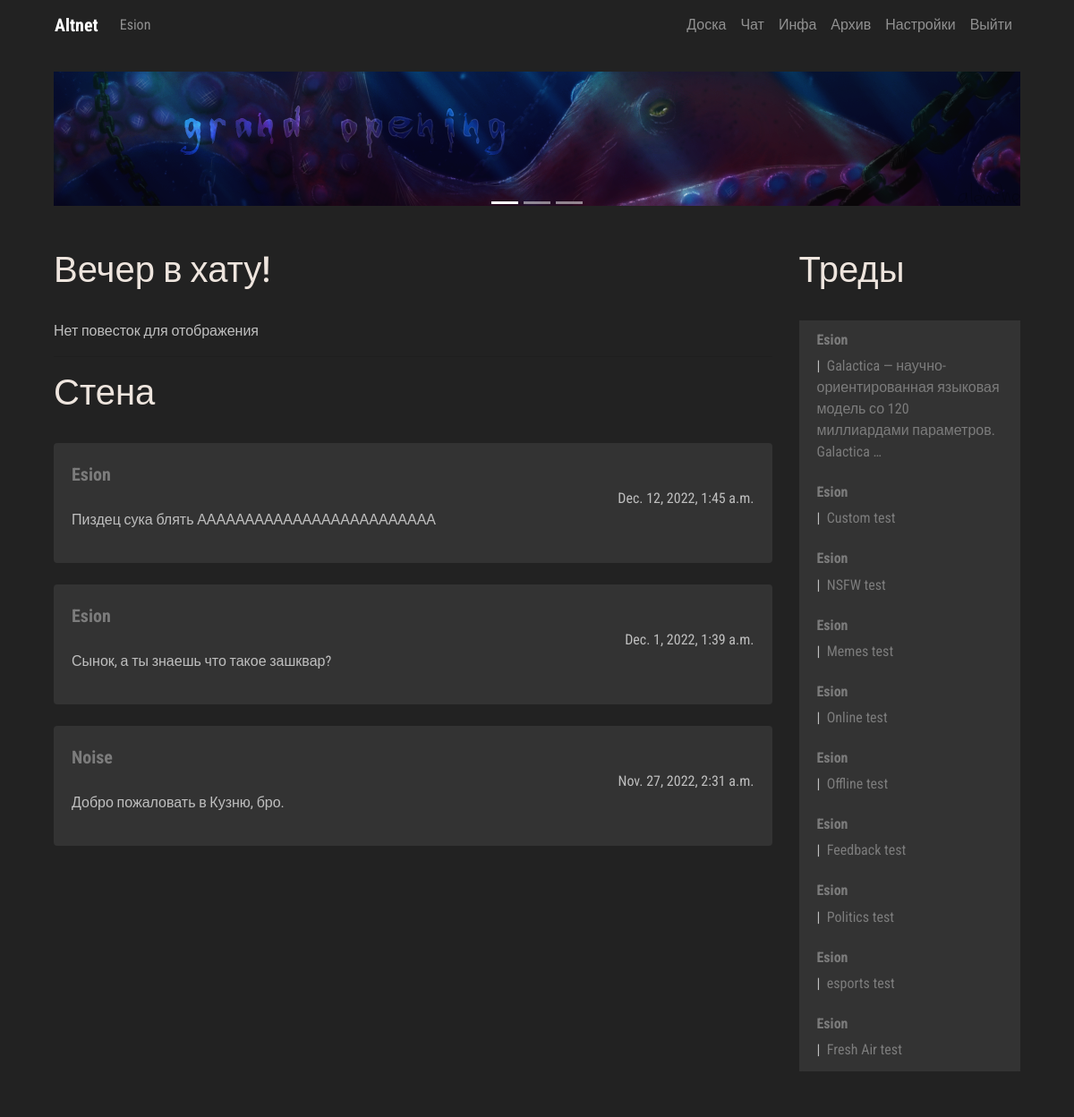
The page /manager/me/ (signed in) on the database its author committed.
### manager/models.py (models this page shows, shortened)
class UserPublicPost(models.Model):
    post_author = models.CharField('Message Author', max_length=150, null=False, blank=False)
    post_text = models.CharField('Post text', max_length=250)
    post_date = models.DateTimeField('Post date', auto_now=True)
    language_code = models.IntegerField(null=True, blank=True, default=0)

### board/models.py (models this page shows, shortened)
class Thread(models.Model):
    def was_published_recently(self):
        now = timezone.now()
        return now - datetime.timedelta(days=1) <= self.pub_date <= now
    thread_title = models.CharField('Thread title', max_length=100)
    thread_text = models.TextField('Thread text', max_length=10000)
    pub_date = models.DateTimeField('Date published', auto_now=True)
    CATEGORY_CHOICES = [('Random', 'Random'), ('Broadcast', 'Broadcast'), ('Animation', 'Animation'),
                        ('Artwork', 'Artwork'), ('Cinematics', 'Cinematics'), ('Videogames', 'Videogames'),
                        ('Writing', 'Writing'), ('Fresh Air', 'Fresh Air'), ('Esports', 'Esports'),
                        ('Politics', 'Politics'), ('Feedback', 'Feedback'), ('HiTech', 'HiTech'),
                        ('Offline', 'Offline'), ('Online', 'Online'), ('Memes', 'Memes'),
                        ('NSFW', 'NSFW'), ('Custom', 'Custom')]
    category = models.CharField(max_length=100, choices=CATEGORY_CHOICES)
    thread_author = models.CharField('Thread Author', max_length=150, blank=False, null=False)
    was_published_recently.admin_order_field = 'pub_date'
    was_published_recently.boolean = True
    was_published_recently.short_description = 'Published recently?'
    thread_pic = models.ImageField(upload_to=user_thread_directory_path, blank=True, null=True)
    language_code = models.IntegerField(blank=True, null=True, default=0)
    visible = models.BooleanField(blank=False, null=False, default=True)

### manager/views.py (the view)
# urls.py: path('me/', views.meview, name='me'),
def meview(request):
    if request.user.is_authenticated:
        loc_option = Hikka.objects.get(user=request.user.id).language_code
    else:
        loc_option = 0
    latest_threads = Thread.objects.filter(language_code=loc_option).order_by('-pub_date')[:10]
    latest_posts = UserPublicPost.objects.filter(language_code=loc_option).order_by('-post_date')[:10]
    admin_posts = AdminPublicPost.objects.filter(language_code=loc_option).order_by('-post_date')[:10]
    loc = UI
    headers = Headers
    errors = Errors
    me = Me
    context = {
        'me': me,
        'headers': headers,
        'errors': errors,
        'lang': loc_option,
        'UI': loc,
        'threads': latest_threads,
        'posts': latest_posts,
        'admins': admin_posts
    }
    return render(request, 'me.html', context)

### board/templatetags/loc_extra.py (called while the page is built)
@register.filter
def return_item(l, i):
    try:
        return l[i]
    except:
        return None

@register.filter
def random_message(l, i):
    try:
        return Me.greet(i)
    except:
        return None

### loc/Me.py (called while the page is built)
def greet(language_code):
    if language_code == 0:
        return WELCOME_RANDOM_EN[randint(0, 3)]
    elif language_code == 1:
        return WELCOME_RANDOM_RU[randint(0, 3)]

### manager/templates/me.html (shortened to what this page needs)
{% extends 'hat.html' %}
{% block content %}
{% load loc_extra %}
            <div class="row col-">
               <div class=" col-lg-9 col- content">
                  <br>
                  <div class="trds">
                     <main class="contentd" role="main">
                        <header>
                           <h1 data-text="{{ me.greet|random_message:lang }}">{{ me.greet|random_message:lang }}
                           </h1>
                        </header>
                     </main>
                  </div>
                  <br>
                  {% if admins %}
                  {% for admin in admins %}
                  <div class="card">
                     <div class="card-body">
                        <h4 class="card-title">
                           <p class="article"> {{ admin.post_title }} </p>
                        </h4>
                        {{ admin.post_text|linebreaks }}
                        <div class="d-flex flex-row-reverse">{{ admin.post_date }}</div>
                     </div>
                  </div>
                  <br />
                  {% endfor %}
                  {% else %}
                  {{ errors.NO_AGENDA_POSTS|return_item:lang }}
                  {% endif %}
                  <br>
                  <hr>
                  <div class="trds">
                     <main class="contentd" role="main">
                        <header>
                           <h1 data-text="{{ headers.PUBLIC_MESSAGES|return_item:lang }}">{{ headers.PUBLIC_MESSAGES|return_item:lang }}
                           </h1>
                        </header>
                     </main>
                  </div>
                  <br>
                  {% if posts %}
                  {% for post in posts %}
                  <div class="card">
                     <div class="card-body">
                              <a class="article" href="{% url 'Board:guest' post.post_author%}"> {{ post.post_author }}</a>
                        <div class="d-flex flex-row-reverse">{{ post.post_date }}</div>
                        {{ post.post_text|linebreaks }}
                     </div>
                  </div>
                  <br />
                  {% endfor %}
                  {% else %}
                  {{ errors.NO_PUBLIC_MESSAGES|return_item:lang }}
                  {% endif %}
               </div>
               <div class=" col-lg-3 col- left-sidebar">
                  <br>
                  <div class="trds">
                     <main class="contentd" role="main">
                        <header>
                           <h1 data-text="{{ headers.THREADS|return_item:lang }}">{{ headers.THREADS|return_item:lang }}
                           </h1>
                        </header>
                     </main>
                  </div>
                  <br>
                  {% if threads %}
                  <ul class="list-group">
                     {% for thread in threads %}
                     <li class="list-group-item">
                        <h6> <a class="userlk" href="{% url 'Board:guest' thread.thread_author %}">
                        {{ thread.thread_author }}</a> </h6>
                        |&nbsp;<a href="{% url 'Board:thread' thread.id %}"> {{ thread.thread_text|truncatewords:10 }}  </a>
                     </li>
                     {% endfor %}
                  </ul>
                  {% else %}
                  {{ errors.NO_THREADS|return_item:lang }}
                  {% endif %}
                  <br>
               </div>
            </div>
{% endblock %}

### board/templates/hat.html (shortened to what this page needs)
<!DOCTYPE html>
{% load loc_extra %}
<html lang="en"><head>
	<link rel="stylesheet" href="https://stackpath.bootstrapcdn.com/bootstrap/4.3.1/css/bootstrap.min.css">
     {% load static %}
    <link rel="stylesheet" href=" {% static 'css/master.css' %} " type="text/css">
  </head>
  <body>
<div class="container">
   <nav class="navbar navbar-expand-lg navbar-dark" style="background-color: #222222;">
  <div class="collapse navbar-collapse" id="navbarTogglerDemo01">
    <a class="navbar-brand" href="{% url 'Manager:me' %}"><b>Altnet</b></a>
    <ul class="navbar-nav mr-auto mt-2 mt-lg-0">
    {% if user.is_authenticated %}
         <li class="nav-item">
           <a class="nav-link" href="{% url 'Board:user' %}">{{ user.username }}</a>
      </li>
        {% else %}
        <li class="nav-item">
        <a class="nav-link" href="{% url 'Manager:login' %}">{{ UI.LOG_IN|return_item:lang }}</a>
      </li>
        {% endif %}
    </ul>
     <ul class="navbar-nav  mt-2 mt-lg-0">
      <li class="nav-item">
        <a class="nav-link" href="{% url 'Board:board' %}">{{ UI.BOARD|return_item:lang }}</a>
      </li>
      <li class="nav-item">
        <a class="nav-link" href="{% url 'Chat:chat' %}">{{ UI.CHAT|return_item:lang }}</a>
      </li>
      <li class="nav-item">
        <a class="nav-link" href="{% url 'Paper:info' %}">{{ UI.INFO|return_item:lang }}</a>
      </li>
      <li class="nav-item">
        <a class="nav-link" href="{% url 'Archive:index' %}">{{ UI.ARCHIVE|return_item:lang }}</a>
      </li>
      <li class="nav-item">
        <a class="nav-link" href="#">{{ UI.SETTINGS|return_item:lang }}</a>
      </li>
      <li class="nav-item">
        <a class="nav-link" href="{% url 'Manager:logout' %}">{{ UI.LOG_OUT|return_item:lang }}</a>
      </li>
    </ul>
  </div>
</nav>
<div class="col-lg-12 head-block"><br>
<div id="carouselExampleControls" class="carousel slide" data-ride="carousel">
     <ol class="carousel-indicators">
    <li data-target="#carouselExampleControls" data-slide-to="0" class="active"></li>
    <li data-target="#carouselExampleControls" data-slide-to="1"></li>
    <li data-target="#carouselExampleControls" data-slide-to="2"></li>
  </ol>
  <div class="carousel-inner">
    <div class="carousel-item active">
      <img class="d-block w-100" src="{% static 'imgs/go.png' %}" alt="Second slide" height="150px">
    </div>
  </div>
<br>
</div>
{% block content %} {% endblock %}
<br>
    </div>
</div>
</body>
</html>

### static/css/master.css (style rules this page uses)
.head-block,.top-menu,.top-material,.left-sidebar,.content { background:#222222; margin-bottom:5px; }
.head-block { height:40px; }
.content { border: none; }
.head-block { height:150px; background:right center no-repeat; }
.card { background: #333333; border: none; }
.list-group, .list-group-item { background: #333333; border: none; }
.userlk { font-weight: bold; }
.article { font-weight: bold; font-size: 20px; }
body { font-family: 'Roboto Condensed', sans-serif; font-size: initial; }
a { color: #7c7c7c; font-size: initial; }
body { background: #222; color: #bfbfbf; }
.contentd header h1 { position:relative;color:#eee5de }
.contentd header h1:after, .contentd header h1:before { position:absolute;top:0;overflow:hidden;clip:rect(0,100vw,0,0);content:attr(data-text);background: #a9a9a9 }
.contentd header h1:before { left:-1vmin;animation:noise 7s infinite steps(3,end) alternate-reverse;color:#71fcff;text-shadow:.4vmin 0 #00f,-.2vmin 1vmin red }
.contentd header h1:after { left:1vmin;animation:noise-alt 5s infinite steps(3,end) alternate-reverse;color:#ff9eed;text-shadow:-2vmin 0 #ff0,.1vmin -1vmin #00f }
.trds { background: #none; }

### rows shown on the page
UserPublicPost: post_author "Esion", post_date "Dec. 12, 2022, 1:45 a.m.", post_text "Пиздец сука блять ААААААААААААААААААААААААА"
UserPublicPost: post_author "Esion", post_date "Dec. 1, 2022, 1:39 a.m.", post_text "Сынок, а ты знаешь что такое зашквар?"
UserPublicPost: post_author "Noise", post_date "Nov. 27, 2022, 2:31 a.m.", post_text "Добро пожаловать в Кузню, бро."
Thread: thread_author "Esion", thread_text "Galactica — научно-ориентированная языковая модель со 120 миллиардами параметров. Galactica …"
Thread: thread_author "Esion", thread_text "Custom test"
Thread: thread_author "Esion", thread_text "NSFW test"
Thread: thread_author "Esion", thread_text "Memes test"
Thread: thread_author "Esion", thread_text "Online test"
Thread: thread_author "Esion", thread_text "Offline test"
Thread: thread_author "Esion", thread_text "Feedback test"
Thread: thread_author "Esion", thread_text "Politics test"
Thread: thread_author "Esion", thread_text "esports test"
Thread: thread_author "Esion", thread_text "Fresh Air test"

### other values the page prints
{{ user.username }} "Esion"
{{ UI.BOARD|return_item:lang }} "Доска"
{{ UI.CHAT|return_item:lang }} "Чат"
{{ UI.INFO|return_item:lang }} "Инфа"
{{ UI.ARCHIVE|return_item:lang }} "Архив"
{{ UI.SETTINGS|return_item:lang }} "Настройки"
{{ UI.LOG_OUT|return_item:lang }} "Выйти"
{{ me.greet|random_message:lang }} "Вечер в хату!"
{{ errors.NO_AGENDA_POSTS|return_item:lang }} "Нет повесток для отображения"
{{ headers.PUBLIC_MESSAGES|return_item:lang }} "Стена"
{{ headers.THREADS|return_item:lang }} "Треды"
